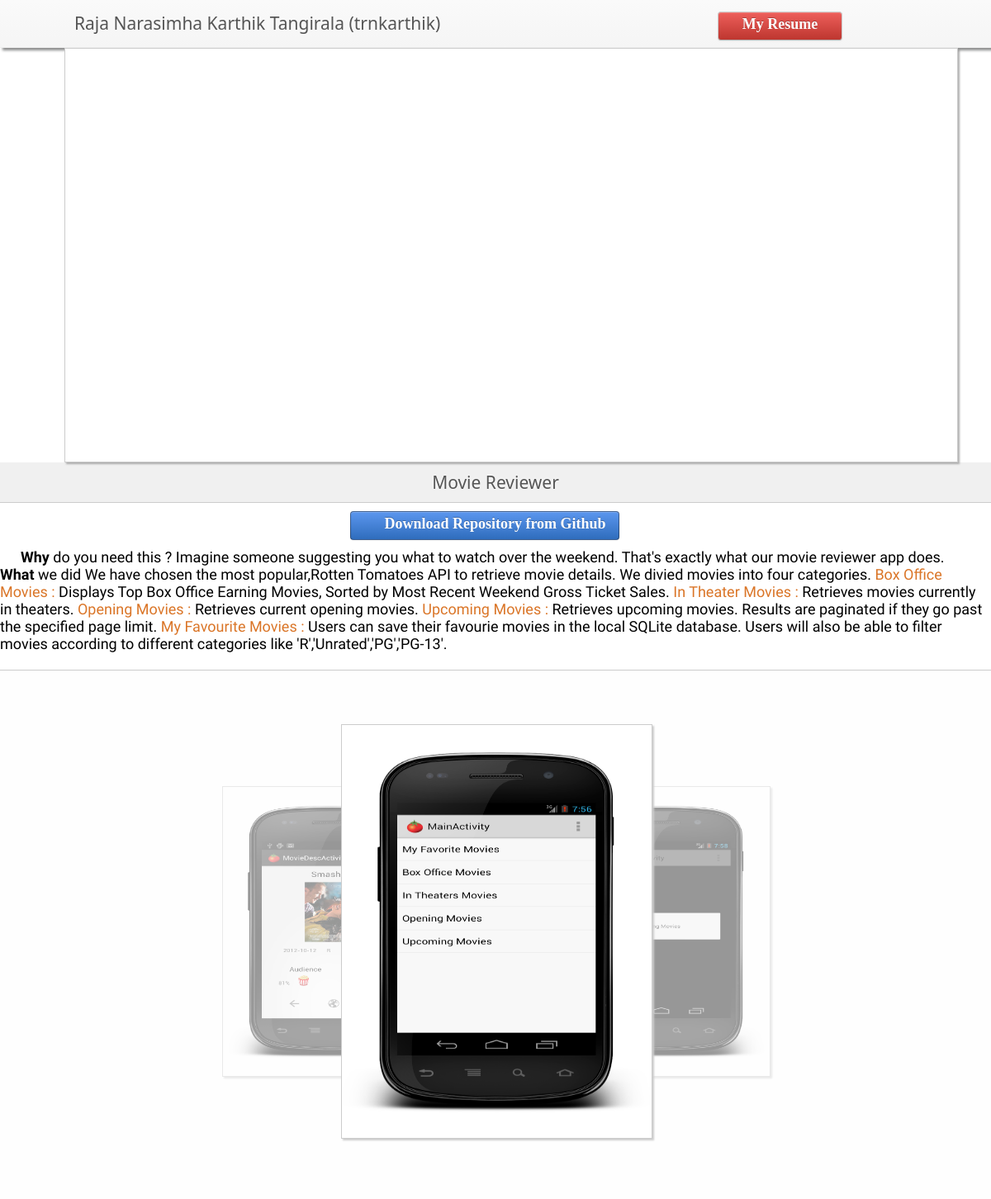
/project2.php?id=1, run on the app's committed database.
### tables this page shows
CREATE TABLE IF NOT EXISTS `projectdetails` (
  `ProjectID` int(11) NOT NULL AUTO_INCREMENT,
  `ProjectName` varchar(150) NOT NULL,
  `ProjectType` varchar(30) NOT NULL DEFAULT 'web',
  `ProjectRating` decimal(4,2) NOT NULL DEFAULT '5.00',
  `ProjectStartDate` date NOT NULL,
  `ProjectEndDate` date DEFAULT NULL,
  `ProjectTools` varchar(200) DEFAULT NULL,
  `ProjectDesc` text NOT NULL,
  `ProjectMiniDesc` varchar(200) NOT NULL,
  `ProjectCredits` varchar(1000) NOT NULL DEFAULT 'Project Credits',
  `ProjectURL` varchar(150) NOT NULL DEFAULT 'https://github.com/trnkarthik',
  `Visibility` tinyint(1) NOT NULL DEFAULT '1',
  PRIMARY KEY (`ProjectID`)
);

CREATE TABLE IF NOT EXISTS `projectimages` (
  `ProjectID` int(11) NOT NULL DEFAULT '0',
  `ImageID` int(11) NOT NULL AUTO_INCREMENT,
  `Visibility` tinyint(1) NOT NULL DEFAULT '1',
  PRIMARY KEY (`ProjectID`,`ImageID`),
  KEY `ImageID` (`ImageID`)
);

CREATE TABLE IF NOT EXISTS `imagedetails` (
  `ImageID` int(11) NOT NULL AUTO_INCREMENT,
  `ImageURL` varchar(150) NOT NULL DEFAULT 'images/1.png',
  `ImageDesc` varchar(350) NOT NULL,
  PRIMARY KEY (`ImageID`)
);

### project2.php (the view, shortened to what this page needs)
<!DOCTYPE HTML PUBLIC "-//W3C//DTD HTML 4.01//EN" "http://www.w3.org/TR/html4/strict.dtd">
  <html xmlns="http://www.w3.org/1999/xhtml">
  <head>
	<link rel="stylesheet" href="css/my_main_style.css">
	<link rel="stylesheet" type="text/css" href="css/products_support_for_quicksand.css" />
    <?php
        $id = (int)(mysql_real_escape_string($_GET['id']));
            $query = "select projectName,ProjectStartDate,ProjectEndDate,ProjectTools,ProjectDesc,ProjectURL,ProjectType
                        from projectDetails where projectID='$id'";
            $result = mysql_query($query);
            if(!$result){
                echo "Please try again";
            }
            else{
                $row = mysql_fetch_array($result);
                $projectName = $row[0];
                $projectDesc = $row[4];
            }
    ?>
</head>
<body>
        <div class="container">
		<?php include("includes/header2.php");?>
	</div>
<div id="my_work" class="section">
</div>
<div id="project_title">
    <a href="#">
    <?php echo $projectName;?>
    </a>
</div>
<div id="project_desc">
    <a href="#home" id="download_repository" class="btn_blue btn" style="float: right">
      Download Repository from Github
    </a>
    <?php echo $projectDesc;?>
</div>
<div id="project_media">
    <?php
        include("includes/carousel.php");
    ?>
</body>

### includes/carousel.php (shortened to what this page needs)
<div id="carousel">
			    <?php
			    $image_id_query = "select imageid from projectimages where projectid = $id and visibility=1";
			    $image_id_query_result = mysql_query($image_id_query);
			    if(!$image_id_query_result)
			    {
			         echo "Some error!Please reload the page.";
			    }
			    else{
				 $no_of_images = mysql_numrows($image_id_query_result);
			         if($no_of_images>0){
			         $i = 1;
			              while($image_row = mysql_fetch_array($image_id_query_result)){
				      $image_details_query = "select ImageURL,ImageDesc from ImageDetails where IMageID=$image_row[0]";
				      $image_details_result = mysql_query($image_details_query);
				      $image_details = mysql_fetch_array($image_details_result);
				      $url = $image_details[0];
				      $item_id = "item-".$i;
				      echo "<img src='$url' id='$item_id'/>";
				      $i++;
			              }
			         }
			         else{
			           echo "<center><br /><br /><br /><br /><br /><br /><br /><br /><br /><br /><h3>No Images Found</h3></center>";
			         }
			    }
			    ?>
			</div>
		</div>

### css/my_main_style.css (style rules this page uses)
#my_work { background: #FFF; position: relative; top: 0px; left: 6.5%; min-height: 500px; width: 90%; }
.section { border: 1px solid #CCC; -webkit-box-shadow: 2px 2px 2px rgba(124, 124, 124, 0.6); -moz-box-shadow: 2px 2px 2px rgba(124, 124, 124, 0.6); box-shadow: 2px 2px 2px rgba(124, 124, 124, 0.6); }
.btn { display: inline-block; padding: 4px 12px; margin-bottom: 0; font-size: 14px; line-height: 20px; text-align: center; vertical-align: middle; cursor: pointer; background-image: -moz-linear-gradient(top, #FFF, #E6E6E6); background-image: -o-linear-gradient(top, #FFF, #E6E6E6); background-repeat: repeat-x; filter: progid:DXImageTransform.Microsoft.gradient(startColorstr='#ffffffff', endColorstr='#ffe6e6e6', GradientType=0); border-color: #E6E6E6 #E6E6E6 #BFBFBF; border-color: rgba(0, 0, 0, 0.1) rgba(0, 0, 0, 0.1) rgba(0, 0, 0, 0.25); filter: progid:DXImageTransform.Microsoft.gradient(enabled = false); border: 1px solid #CCC; border-bottom-color: #B3B3B3; -webkit-border-radius: 4px; -moz-border-radius: 4px; border-radius: 4px; -webkit-box-shadow: inset 0 1px 0 rgba(255, 255, 255, .2), 0 1px 2px rgba(0, 0, 0, .05); -moz-box-shadow: inset 0 1px 0 rgba(255,255,255,.2), 0 1px 2px rgba(0,0,0,.05); box-shadow: inset 0 1px 0 rgba(255, 255, 255, .2), 0 1px 2px rgba(0, 0, 0, .05); }
.btn_blue { color: #FFF; text-shadow: 0 -1px 0 rgba(0, 0, 0, 0.25); background-color: #5B96EE; background-image: -moz-linear-gradient(top, #5B96EE, #2F6DBD); background-image: -webkit-gradient(linear, 0 0, 0 100%, from(#5B96EE), to(#2F6DBD)); background-image: -webkit-linear-gradient(top, #5B96EE, #2F6DBD); background-image: -o-linear-gradient(top, #5B96EE, #2F6DBD); background-image: linear-gradient(to bottom, #5B96EE, #2F6DBD); background-repeat: repeat-x; border-color: #BD362F #BD362F #802420; border-color: rgba(0, 0, 0, 0.1) rgba(0, 0, 0, 0.1) rgba(0, 0, 0, 0.25); font-weight: bold; }

### css/products_support_for_quicksand.css (style rules this page uses)
* { margin:0; padding:0; }
body { color:#000; font:14px/1.3 ; min-height: 930px; }
a, a:visited { text-decoration:none; outline:none; font-family: Calibri, Candara, Segoe, "Segoe UI", Optima, Arial, sans-serif; }
a { text-decoration: none; }

### project2.php (style rules this page uses)
body { font-family:Arial; font-size:12px; font-family: 'Open Sans Condensed','Arial Narrow', serif; font-weight: 400; }
#carousel { width:100%; border:0px solid #222; height:550px; position:relative; clear:both; overflow:hidden; margin-left: auto; margin-right: auto; }
#carousel img { visibility:hidden; cursor:pointer; background: white; border: 1px solid #ccc; -moz-box-shadow: 2px 2px 2px #ccc; -webkit-box-shadow: 2px 2px 2px #ccc; box-shadow: 2px 2px 2px #ccc; }
#project_title { text-align: center; font-size: 21px; background: rgba(197, 197, 197, 0.26); padding: 10px; border-bottom: 1px solid #CCC; font-family: Calibri, Candara, Segoe, "Segoe UI", Optima, Arial, sans-serif; font-weight: 400; text-shadow: rgba(255, 255, 255, 0.85) 0 0 3px; }
#project_desc { width: 100%; min-height: 80px; float: left; font-size: 18px; border-bottom: 1px solid #CCC; text-indent: 25px; }
#project_media { width: 100%; min-height: 600px; float: left; text-align: center; padding-top: 40px; margin-left: -1px; border-left: 1px solid rgba(185, 185, 185, 0.38); background: rgba(247, 247, 247, 0.12); }
a { color: #555; }
body { min-height: 0px; }
#download_repository { margin: 2px 37.5%; margin-bottom: 10px; margin-top: 10px; width: 25%; min-width: 180px; height: 25px; font-size: 18px; font-family: TimesNewRoman, "Times New Roman", Times, Baskerville, Georgia, serif; border: 1px solid rgba(32, 30, 30, 0.45); }

### data on the page
projectdetails: ProjectName "Movie Reviewer", ProjectDesc "Why do you need this ? Imagine someone suggesting you what to watch over the weekend. That's exactly what our movie reviewer app does. What we did We have chosen the most popular,Rotten Tomatoes API to retrieve movie details. We divied movies into four categories. Box Office Movies : Displays Top Box Office Earning Movies, Sorted by Most Recent Weekend Gross Ticket Sales. In Theater Movies : Retrieves movies currently in theaters. Opening Movies : Retrieves current opening movies. Upcoming Movies : Retrieves upcoming movies. Results are paginated if they go past the specified page limit. My Favourite Movies : Users can save their favourie movies in the local SQLite database. Users will also…"
projectimages: ImageID.ImageURL (picture)
projectimages: ImageID.ImageURL (picture)
projectimages: ImageID.ImageURL (picture)
